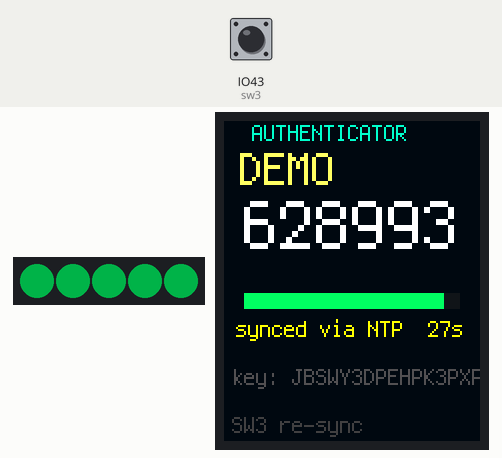
Recording of a program running on a simulated ESP32 board running CircuitPython. Shown: 5 RGB LEDs in strip order, left to right, 128×160 colour display. The test bench sets the inputs (shaded band); at power-on: IO43 (sw3) HIGH. Dim RGB values are drawn brighter than linear; the clock reads 2024-03-15 10:24:30 at power-on unless the program sets it; what the program prints to the serial console is not drawn.

Above: at 2.7 s.
2.8 s: IO43 (sw3) pulled LOW for 0.15 s
At 3.0 s:
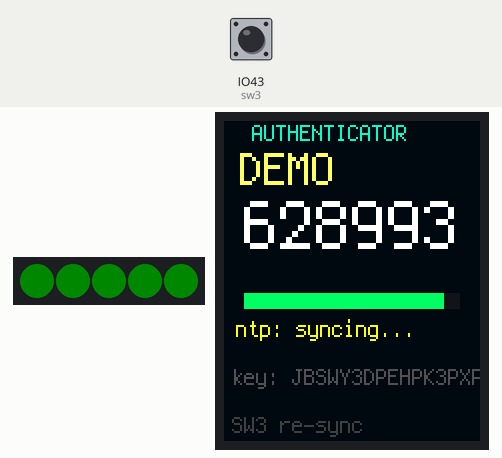
5.9 s: IO43 (sw3) pulled LOW for 1 s
At 7.7 s:
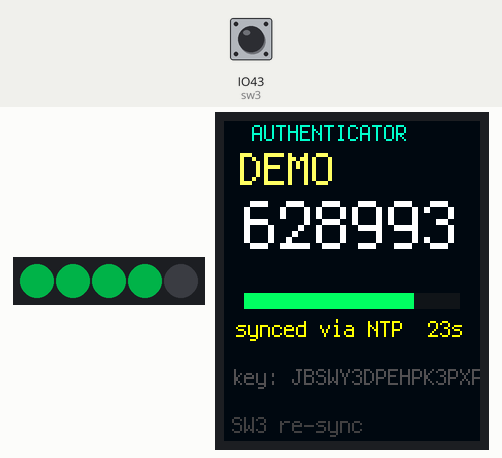
9.8 s: IO43 (sw3) pulled LOW for 0.15 s
At 9.99 s:
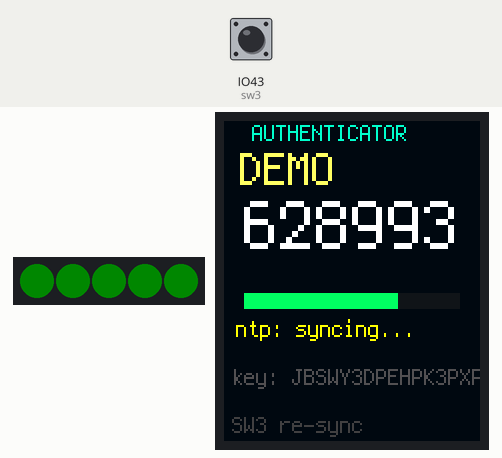
11.4 s: IO43 (sw3) pulled LOW for 1 s
At 25.9 s:
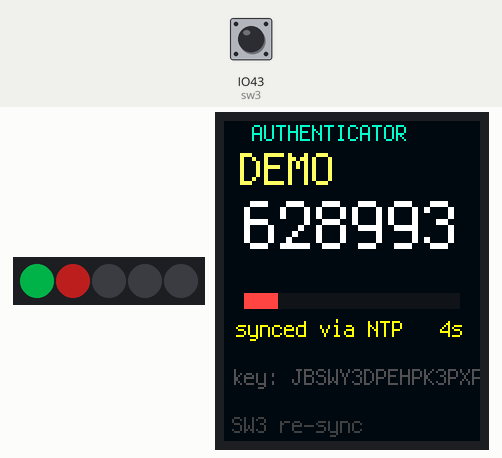
Timing chart, 0 to 27.4 s (numbered marks = the images above; inputs shaded):
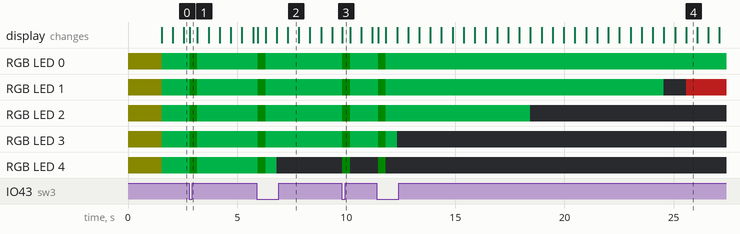

The program:

code.py
```python
"""
code.py -- TOTP Authenticator (2FA token)
====================================================================
Turns the badge into a time-based one-time-password (TOTP) token, the
same algorithm Google Authenticator / Authy use for two-factor login.

It syncs the clock over WiFi using a ~30-line hand-written NTP client
(no extra library), then computes a 6-digit code every 30 seconds with
RFC 6238 / HMAC-SHA1. The code is verifiable: the default secret is
the well-known RFC test vector "JBSWY3DPEHPK3PXP", so you can check
the badge's output against any online TOTP generator.

To use it with your own account: copy your 2FA secret (the base32
string, no spaces) into SECRET_B32 below and set ACCOUNT. Your secret
lives only in this file -- it is NOT uploaded anywhere and is never
written to NVM -- so editing the code is how you "provision" the badge.

Controls
--------
  SW3 (IO43)  -- re-sync the clock over NTP (also retries after error)
"""

import os
import time
import struct
import hashlib
import board
import busio
import digitalio
import displayio
import fourwire
import neopixel
import wifi
import socketpool
import bitmaptools
import terminalio
import adafruit_st7735r
from adafruit_display_text import label

# ==============================================================
#  Configuration -- edit these for your own account
# ==============================================================
WIFI_SSID = os.getenv("WIFI_SSID", "your-wifi-name")
WIFI_PASSWORD = os.getenv("WIFI_PASSWORD", "your-wifi-password")

# Base32 secret (uppercase, no spaces). Default = RFC test vector so
# the displayed code matches any online TOTP generator for verification.
SECRET_B32 = "JBSWY3DPEHPK3PXP"
ACCOUNT = "DEMO"
# ==============================================================


# ------------------------------------------------------------------
# Hardware
# ------------------------------------------------------------------
pixels = neopixel.NeoPixel(board.IO4, 5, brightness=0.3, auto_write=False)
pixels.fill((0, 0, 0)); pixels.show()

sw3 = digitalio.DigitalInOut(board.IO43); sw3.switch_to_input(pull=digitalio.Pull.UP)

font_cs = digitalio.DigitalInOut(board.IO9); font_cs.switch_to_output(value=True)
bl = digitalio.DigitalInOut(board.IO5); bl.switch_to_output(value=False)

displayio.release_displays()
spi = busio.SPI(clock=board.IO12, MOSI=board.IO11)
display_bus = fourwire.FourWire(
    spi, command=board.IO6, chip_select=board.IO10, reset=board.IO7,
    baudrate=8_000_000,
)
display = adafruit_st7735r.ST7735R(
    display_bus, width=128, height=160, rotation=0, bgr=True, auto_refresh=False,
)


# ------------------------------------------------------------------
# Base32 + HMAC-SHA1 + TOTP
# ------------------------------------------------------------------
_B32 = "ABCDEFGHIJKLMNOPQRSTUVWXYZ234567"


def b32decode(s):
    """RFC 4648 base32 decode (ignores spaces and padding)."""
    s = s.upper().replace(" ", "").replace("=", "")
    bits = 0
    nbits = 0
    out = bytearray()
    for c in s:
        v = _B32.find(c)
        if v < 0:
            continue
        bits = (bits << 5) | v
        nbits += 5
        if nbits >= 8:
            nbits -= 8
            out.append((bits >> nbits) & 0xFF)
    return bytes(out)


def _sha1_pure(data):
    """Pure-Python RFC 3174 SHA-1 (fallback for builds without hashlib.sha1)."""
    h0, h1, h2, h3, h4 = 0x67452301, 0xEFCDAB89, 0x98BADCFE, 0x10325476, 0xC3D2E1F0

    msg = bytearray(data)
    ml = len(msg) * 8
    msg.append(0x80)
    while len(msg) % 64 != 56:
        msg.append(0)
    msg += struct.pack(">Q", ml)

    for i in range(0, len(msg), 64):
        chunk = msg[i:i + 64]
        w = list(struct.unpack(">16L", bytes(chunk)))
        for t in range(16, 80):
            v = w[t - 3] ^ w[t - 8] ^ w[t - 14] ^ w[t - 16]
            w.append(((v << 1) | (v >> 31)) & 0xFFFFFFFF)

        a, b, c, d, e = h0, h1, h2, h3, h4
        for t in range(80):
            if t < 20:
                f = (b & c) | ((~b) & d)
                k = 0x5A827999
            elif t < 40:
                f = b ^ c ^ d
                k = 0x6ED9EBA1
            elif t < 60:
                f = (b & c) | (b & d) | (c & d)
                k = 0x8F1BBCDC
            else:
                f = b ^ c ^ d
                k = 0xCA62C1D6
            temp = (((a << 5) | (a >> 27)) + f + e + k + w[t]) & 0xFFFFFFFF
            e = d
            d = c
            c = ((b << 30) | (b >> 2)) & 0xFFFFFFFF
            b = a
            a = temp

        h0 = (h0 + a) & 0xFFFFFFFF
        h1 = (h1 + b) & 0xFFFFFFFF
        h2 = (h2 + c) & 0xFFFFFFFF
        h3 = (h3 + d) & 0xFFFFFFFF
        h4 = (h4 + e) & 0xFFFFFFFF

    return struct.pack(">5L", h0, h1, h2, h3, h4)


_HAS_HASHLIB_SHA1 = hasattr(hashlib, "sha1")


def sha1(data):
    if _HAS_HASHLIB_SHA1:
        h = hashlib.sha1()
        h.update(data)
        return h.digest()
    return _sha1_pure(data)


def hmac_sha1(key, msg):
    block = 64
    if len(key) > block:
        key = sha1(key)
    key = key + (b"\x00" * (block - len(key)))
    o_pad = bytes(b ^ 0x5C for b in key)
    i_pad = bytes(b ^ 0x36 for b in key)
    return sha1(o_pad + sha1(i_pad + msg))


def totp(secret_b32, unix_time, step=30, digits=6):
    key = b32decode(secret_b32)
    counter = int(unix_time // step)
    msg = struct.pack(">Q", counter)
    mac = hmac_sha1(key, msg)
    offset = mac[-1] & 0x0F
    binary = (((mac[offset] & 0x7F) << 24)
              | (mac[offset + 1] << 16)
              | (mac[offset + 2] << 8)
              | (mac[offset + 3]))
    code = binary % (10 ** digits)
    s = str(code)
    s = "0" * (digits - len(s)) + s
    return s, counter


# ------------------------------------------------------------------
# Display
# ------------------------------------------------------------------
code_scene = displayio.Group()
bg = displayio.Bitmap(128, 160, 1)
bp = displayio.Palette(1); bp[0] = 0x000A12
code_scene.append(displayio.TileGrid(bg, pixel_shader=bp, x=0, y=0))

title_lbl = label.Label(terminalio.FONT, text="AUTHENTICATOR", color=0x00FFCC, x=14, y=6)
acct_lbl = label.Label(terminalio.FONT, text=ACCOUNT, color=0xFFFF66, scale=2, x=8, y=24)
code_lbl = label.Label(terminalio.FONT, text="------", color=0xFFFFFF, scale=3, x=10, y=52)

# countdown bar
bar_pal = displayio.Palette(3)
bar_pal[0] = 0x101418
bar_pal[1] = 0x00FF66
bar_pal[2] = 0xFF4444
BAR_W = 108
bar_bmp = displayio.Bitmap(BAR_W, 8, 3)
code_scene.append(displayio.TileGrid(bar_bmp, pixel_shader=bar_pal, x=10, y=86))

status_lbl = label.Label(terminalio.FONT, text="", color=0x808080, x=6, y=104)
secret_lbl = label.Label(terminalio.FONT, text="key: " + SECRET_B32[:18], color=0x505050, x=4, y=128)
hint_lbl = label.Label(terminalio.FONT, text="SW3 re-sync", color=0x404040, x=4, y=152)
for l in (title_lbl, acct_lbl, code_lbl, status_lbl, secret_lbl, hint_lbl):
    code_scene.append(l)

err_scene = displayio.Group()
ebg = displayio.Bitmap(128, 160, 1)
ep = displayio.Palette(1); ep[0] = 0x400000
err_scene.append(displayio.TileGrid(ebg, pixel_shader=ep, x=0, y=0))
err_title = label.Label(terminalio.FONT, text="", scale=2, color=0xFFFF00, x=10, y=12)
err_lines = []
for i in range(8):
    lb = label.Label(terminalio.FONT, text="", color=0xFFFFFF, x=8, y=42 + i * 12)
    err_lines.append(lb); err_scene.append(lb)
err_foot = label.Label(terminalio.FONT, text="SW3 to retry", color=0xFFC000, x=8, y=150)
err_scene.append(err_title); err_scene.append(err_foot)

display.root_group = code_scene


def show_error(title, lines):
    err_title.text = title
    for i, lb in enumerate(err_lines):
        lb.text = lines[i] if i < len(lines) else ""
    pixels.fill((60, 0, 0)); pixels.show()
    display.root_group = err_scene
    display.refresh()
    print("!", title, lines)


# ------------------------------------------------------------------
# Networking: WiFi + tiny NTP client
# ------------------------------------------------------------------
def connect_wifi():
    status_lbl.text = "wifi: connecting..."
    status_lbl.color = 0xFFFF00
    display.refresh()
    pixels.fill((30, 30, 0)); pixels.show()
    wifi.radio.connect(WIFI_SSID, WIFI_PASSWORD)
    status_lbl.text = "wifi up %s" % wifi.radio.ipv4_address
    status_lbl.color = 0x00A000
    display.refresh()


def ntp_unix():
    pool = socketpool.SocketPool(wifi.radio)
    s = pool.socket(pool.AF_INET, pool.SOCK_DGRAM)
    try:
        s.settimeout(2)
        pkt = bytearray(48)
        pkt[0] = 0x1B
        addr = pool.getaddrinfo("pool.ntp.org", 123)[0][4]
        s.sendto(pkt, addr)
        data = bytearray(48)
        n = s.recv_into(data)
        if n < 48:
            raise OSError("short NTP reply")
        secs = (data[40] << 24) | (data[41] << 16) | (data[42] << 8) | data[43]
        return secs - 2208988800
    finally:
        s.close()


unix_at_sync = 0
mono_at_sync = 0.0
synced = False


def now_unix():
    return unix_at_sync + (time.monotonic() - mono_at_sync)


def do_sync():
    global unix_at_sync, mono_at_sync, synced
    if not wifi.radio.connected:
        connect_wifi()
    status_lbl.text = "ntp: syncing..."
    status_lbl.color = 0xFFFF00
    display.refresh()
    u = ntp_unix()
    unix_at_sync = u
    mono_at_sync = time.monotonic()
    synced = True
    pixels.fill((0, 30, 0)); pixels.show()
    print("NTP sync unix =", u, "->", time.localtime(u))


# ------------------------------------------------------------------
# Render
# ------------------------------------------------------------------
def render_code():
    u = now_unix()
    code, counter = totp(SECRET_B32, u)
    secs_in = u % 30
    secs_left = 30 - secs_in
    code_lbl.text = code
    # countdown bar: fills down from full -> empty over the 30s window
    filled = int(BAR_W * secs_left / 30)
    col = 2 if secs_left <= 5 else 1   # red in the last 5s
    bitmaptools.fill_region(bar_bmp, 0, 0, BAR_W, 8, 0)
    if filled:
        bitmaptools.fill_region(bar_bmp, 0, 0, filled, 8, col)
    # LEDs: time-left bar, last LED blinks red in final 5s
    n = (secs_left * 5 + 29) // 30     # 5..0
    blink = (secs_left <= 5) and (int(time.monotonic() * 4) % 2 == 0)
    for i in range(5):
        if i < n:
            pixels[i] = (0, 200, 80)
        elif i == n and blink:
            pixels[i] = (255, 40, 40)
        else:
            pixels[i] = (0, 0, 0)
    pixels.show()
    status_lbl.text = "synced via NTP  %2ds" % secs_left
    display.refresh()


# ------------------------------------------------------------------
# Boot
# ------------------------------------------------------------------
acct_lbl.text = ACCOUNT
title_lbl.text = "AUTHENTICATOR"
display.refresh()
bl.value = True

if not _HAS_HASHLIB_SHA1:
    print("hashlib.sha1 not available on this build; using pure-Python SHA1 fallback")

try:
    do_sync()
except Exception as e:
    print("sync failed:", e)
    msg = str(e).lower()
    if "auth" in msg or "password" in msg or "ssid" in msg or "not found" in msg:
        show_error("WIFI ERROR", ["", '"%s"' % WIFI_SSID, "", "Check WIFI_SSID /",
                                  "WIFI_PASSWORD in", "settings.toml"])
    else:
        show_error("NTP ERROR", ["", "Reached WiFi but", "NTP sync failed:", "",
                                 str(e)[:20], "", "Check DNS / UDP 123"])

last_sync = time.monotonic()
last_render = 0.0
s3p = True

while True:
    now = time.monotonic()
    p3 = (not sw3.value) and s3p
    s3p = sw3.value

    if not synced:
        if p3:
            try:
                do_sync()
                display.root_group = code_scene
            except Exception as e:
                show_error("NTP ERROR", ["", "retry failed:", "", str(e)[:20]])
            time.sleep(0.3)
        time.sleep(0.05)
        continue

    if p3:
        try:
            do_sync()
        except Exception as e:
            status_lbl.text = "resync failed"
            status_lbl.color = 0xFF4040
            display.refresh()
        time.sleep(0.3)

    # resync hourly
    if now - last_sync > 3600:
        try:
            do_sync()
        except Exception:
            pass
        last_sync = now

    if now - last_render > 0.5:
        render_code()
        last_render = now
    time.sleep(0.05)
```

Measured:
- after the input at 2.8 s, the display: changes at once (image 1)
- after the input at 5.9 s, the display: first changes after 0.05 s (image 2 shows a later state)
- after the input at 9.8 s, the display: changes at once (image 3)
- after the input at 11.4 s, the display: first changes after 0.06 s (image 4 shows a later state)
